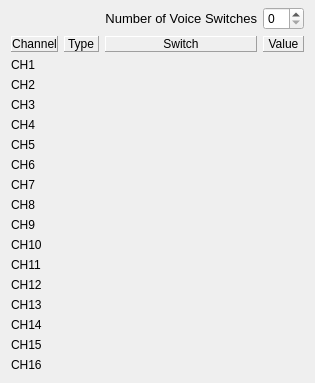
     <widget class="QWidget" name="tabSafetySwitches">
      <property name="autoFillBackground">
       <bool>false</bool>
      </property>
      <attribute name="title">
       <string>Safety Switches</string>
      </attribute>
      <layout class="QGridLayout" name="grid_tabSafetySwitches" rowstretch="0,0,0,0,0,0,0,0,0,0,0,0,0,0,0,0,0,10" columnstretch="0,2,9,9">
       <property name="topMargin">
        <number>7</number>
       </property>
       <property name="verticalSpacing">
        <number>6</number>
       </property>
       <item row="1" column="0">
        <widget class="QLabel" name="label_56">
         <property name="frameShape">
          <enum>QFrame::Panel</enum>
         </property>
         <property name="frameShadow">
          <enum>QFrame::Raised</enum>
         </property>
         <property name="midLineWidth">
          <number>0</number>
         </property>
         <property name="text">
          <string>Channel</string>
         </property>
         <property name="alignment">
          <set>Qt::AlignCenter</set>
         </property>
         <property name="margin">
          <number>3</number>
         </property>
        </widget>
       </item>
       <item row="1" column="2">
        <widget class="QLabel" name="label_66">
         <property name="frameShape">
          <enum>QFrame::Panel</enum>
         </property>
         <property name="frameShadow">
          <enum>QFrame::Raised</enum>
         </property>
         <property name="midLineWidth">
          <number>0</number>
         </property>
         <property name="text">
          <string>Switch</string>
         </property>
         <property name="alignment">
          <set>Qt::AlignCenter</set>
         </property>
         <property name="margin">
          <number>3</number>
         </property>
        </widget>
       </item>
       <item row="1" column="3">
        <widget class="QLabel" name="label_80">
         <property name="frameShape">
          <enum>QFrame::Panel</enum>
         </property>
         <property name="frameShadow">
          <enum>QFrame::Raised</enum>
         </property>
         <property name="midLineWidth">
          <number>0</number>
         </property>
         <property name="text">
          <string>Value</string>
         </property>
         <property name="alignment">
          <set>Qt::AlignCenter</set>
         </property>
         <property name="margin">
          <number>3</number>
         </property>
        </widget>
       </item>
       <item row="2" column="0">
        <widget class="QLabel" name="SS1">
         <property name="text">
          <string notr="true">CH1</string>
         </property>
        </widget>
       </item>
       <item row="3" column="0">
        <widget class="QLabel" name="SS2">
         <property name="text">
          <string notr="true">CH2</string>
         </property>
        </widget>
       </item>
       <item row="4" column="0">
        <widget class="QLabel" name="SS3">
         <property name="text">
          <string notr="true">CH3</string>
         </property>
        </widget>
       </item>
       <item row="5" column="0">
        <widget class="QLabel" name="SS4">
         <property name="text">
          <string notr="true">CH4</string>
         </property>
        </widget>
       </item>
       <item row="6" column="0">
        <widget class="QLabel" name="SS5">
         <property name="text">
          <string notr="true">CH5</string>
         </property>
        </widget>
       </item>
       <item row="7" column="0">
        <widget class="QLabel" name="SS6">
         <property name="text">
          <string notr="true">CH6</string>
         </property>
        </widget>
       </item>
       <item row="8" column="0">
        <widget class="QLabel" name="SS7">
         <property name="text">
          <string notr="true">CH7</string>
         </property>
        </widget>
       </item>
       <item row="9" column="0">
        <widget class="QLabel" name="SS8">
         <property name="text">
          <string notr="true">CH8</string>
         </property>
        </widget>
       </item>
       <item row="10" column="0">
        <widget class="QLabel" name="SS9">
         <property name="text">
          <string notr="true">CH9</string>
         </property>
        </widget>
       </item>
       <item row="11" column="0">
        <widget class="QLabel" name="SS10">
         <property name="text">
          <string notr="true">CH10</string>
         </property>
        </widget>
       </item>
       <item row="12" column="0">
        <widget class="QLabel" name="SS11">
         <property name="text">
          <string notr="true">CH11</string>
         </property>
        </widget>
       </item>
       <item row="13" column="0">
        <widget class="QLabel" name="SS12">
         <property name="text">
          <string notr="true">CH12</string>
         </property>
        </widget>
       </item>
       <item row="14" column="0">
        <widget class="QLabel" name="SS13">
         <property name="text">
          <string notr="true">CH13</string>
         </property>
        </widget>
       </item>
       <item row="15" column="0">
        <widget class="QLabel" name="SS14">
         <property name="text">
          <string notr="true">CH14</string>
         </property>
        </widget>
       </item>
       <item row="16" column="0">
        <widget class="QLabel" name="SS15">
         <property name="text">
          <string notr="true">CH15</string>
         </property>
        </widget>
       </item>
       <item row="17" column="0">
        <widget class="QLabel" name="SS16">
         <property name="text">
          <string notr="true">CH16</string>
         </property>
        </widget>
       </item>
       <item row="0" column="3">
        <widget class="QSpinBox" name="NumVoiceSwSB">
         <property name="maximum">
          <number>16</number>
         </property>
        </widget>
       </item>
       <item row="0" column="2">
        <widget class="QLabel" name="label_83">
         <property name="font">
          <font>
           <pointsize>10</pointsize>
          </font>
         </property>
         <property name="text">
          <string>Number of Voice Switches</string>
         </property>
         <property name="alignment">
          <set>Qt::AlignRight|Qt::AlignTrailing|Qt::AlignVCenter</set>
         </property>
        </widget>
       </item>
       <item row="1" column="1">
        <widget class="QLabel" name="label_84">
         <property name="frameShape">
          <enum>QFrame::Panel</enum>
         </property>
         <property name="frameShadow">
          <enum>QFrame::Raised</enum>
         </property>
         <property name="text">
          <string>Type</string>
         </property>
        </widget>
       </item>
      </layout>
     </widget>
